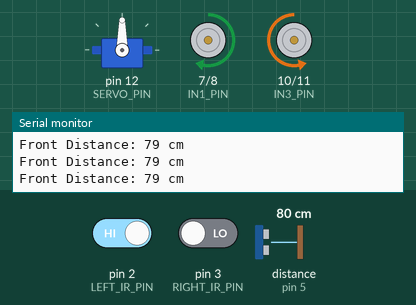
Bench run of a sketch on a simulated Arduino Uno, built with avr-gcc and run on an emulated ATmega328P. Shown: servo, motor-driver pin pairs drawn as motors (green arrow = first pin HIGH = forward, orange = second pin HIGH = backward, longer = more drive, scaled by the enable pin), the last lines printed to the serial monitor. Wiring (inferred from the names in the program): ultrasonic range finder: trigger pin 4; echo pin 5. The test bench sets the inputs (shaded band); at power-on: distance to the obstacle (sensor on pin 5) 80 cm, pin 2 (LEFT_IR_PIN) HIGH, pin 3 (RIGHT_IR_PIN) LOW. The echo pulse lasts 58.3 µs per cm.

Above: at 1.2 s.
1.3 s: distance to the obstacle (sensor on pin 5) set to 24 cm
4.3 s: distance to the obstacle (sensor on pin 5) set to 19 cm
At 5.17 s:
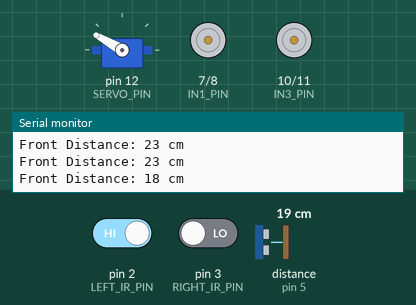
7.3 s: distance to the obstacle (sensor on pin 5) set to 250 cm
9.1 s: pin 2 (LEFT_IR_PIN) driven LOW
At 9.5 s:
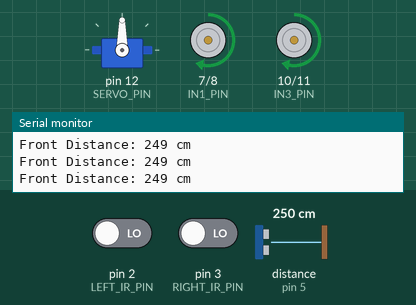
10.6 s: pin 3 (RIGHT_IR_PIN) driven HIGH
At 11.6 s:
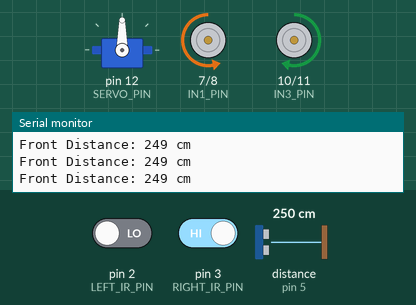
12.1 s: pin 3 (RIGHT_IR_PIN) driven LOW
At 12.4 s:
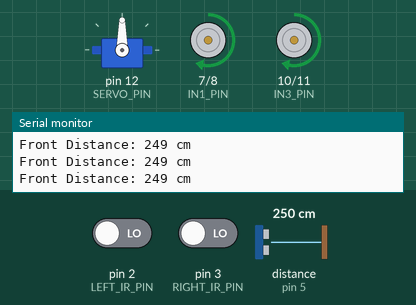
Timing chart, 0 to 14.6 s (numbered marks = the images above; inputs shaded):
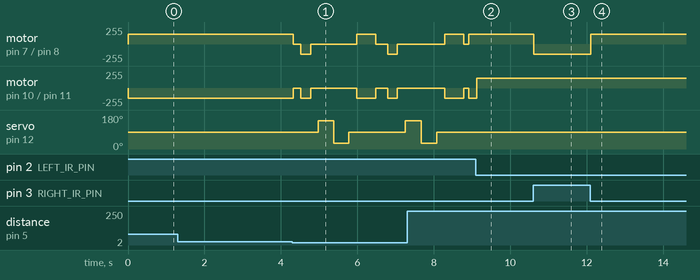

The sketch:

robot.ino
```cpp
#include <Servo.h>

// ================= PIN DEFINITIONS =================

// IR Sensors
const byte LEFT_IR_PIN  = 2;
const byte RIGHT_IR_PIN = 3;

// Ultrasonic Sensor
const byte TRIG_PIN = 4;
const byte ECHO_PIN = 5;

// L298N Motor Driver
const byte ENA_PIN = 6;
const byte IN1_PIN = 7;
const byte IN2_PIN = 8;

const byte ENB_PIN = 9;
const byte IN3_PIN = 10;
const byte IN4_PIN = 11;

// Servo Motor
const byte SERVO_PIN = 12;


// ================= OBJECTS =================

Servo ultrasonicServo;


// ================= SETTINGS =================

const int MOTOR_SPEED = 150;
const int OBSTACLE_DISTANCE = 20;

const int SERVO_CENTER = 90;
const int SERVO_LEFT   = 150;
const int SERVO_RIGHT  = 30;


// ================= SETUP =================

void setup() {

  // IR sensors
  pinMode(LEFT_IR_PIN, INPUT);
  pinMode(RIGHT_IR_PIN, INPUT);

  // Ultrasonic sensor
  pinMode(TRIG_PIN, OUTPUT);
  pinMode(ECHO_PIN, INPUT);

  // Motor driver
  pinMode(ENA_PIN, OUTPUT);
  pinMode(IN1_PIN, OUTPUT);
  pinMode(IN2_PIN, OUTPUT);

  pinMode(ENB_PIN, OUTPUT);
  pinMode(IN3_PIN, OUTPUT);
  pinMode(IN4_PIN, OUTPUT);

  // Servo
  ultrasonicServo.attach(SERVO_PIN);
  ultrasonicServo.write(SERVO_CENTER);

  // Serial communication
  Serial.begin(9600);

  stopRobot();
}


// ================= ULTRASONIC =================

long getDistance() {

  digitalWrite(TRIG_PIN, LOW);
  delayMicroseconds(2);

  digitalWrite(TRIG_PIN, HIGH);
  delayMicroseconds(10);

  digitalWrite(TRIG_PIN, LOW);

  long duration = pulseIn(ECHO_PIN, HIGH, 30000);

  if (duration == 0) {
    return 999;
  }

  return duration * 0.0343 / 2;
}


// ================= MOTOR CONTROL =================

void forward() {

  digitalWrite(IN1_PIN, HIGH);
  digitalWrite(IN2_PIN, LOW);

  digitalWrite(IN3_PIN, HIGH);
  digitalWrite(IN4_PIN, LOW);

  analogWrite(ENA_PIN, MOTOR_SPEED);
  analogWrite(ENB_PIN, MOTOR_SPEED);
}


void backward() {

  digitalWrite(IN1_PIN, LOW);
  digitalWrite(IN2_PIN, HIGH);

  digitalWrite(IN3_PIN, LOW);
  digitalWrite(IN4_PIN, HIGH);

  analogWrite(ENA_PIN, MOTOR_SPEED);
  analogWrite(ENB_PIN, MOTOR_SPEED);
}


void turnLeft() {

  digitalWrite(IN1_PIN, LOW);
  digitalWrite(IN2_PIN, HIGH);

  digitalWrite(IN3_PIN, HIGH);
  digitalWrite(IN4_PIN, LOW);

  analogWrite(ENA_PIN, MOTOR_SPEED);
  analogWrite(ENB_PIN, MOTOR_SPEED);
}


void turnRight() {

  digitalWrite(IN1_PIN, HIGH);
  digitalWrite(IN2_PIN, LOW);

  digitalWrite(IN3_PIN, LOW);
  digitalWrite(IN4_PIN, HIGH);

  analogWrite(ENA_PIN, MOTOR_SPEED);
  analogWrite(ENB_PIN, MOTOR_SPEED);
}


void stopRobot() {

  digitalWrite(IN1_PIN, LOW);
  digitalWrite(IN2_PIN, LOW);

  digitalWrite(IN3_PIN, LOW);
  digitalWrite(IN4_PIN, LOW);

  analogWrite(ENA_PIN, 0);
  analogWrite(ENB_PIN, 0);
}


// ================= SERVO SCANNING =================

long scanAtAngle(int angle) {

  ultrasonicServo.write(angle);
  delay(400);

  return getDistance();
}


// ================= OBSTACLE AVOIDANCE =================

void avoidObstacle() {

  stopRobot();
  delay(200);

  // Move slightly backward
  backward();
  delay(250);

  stopRobot();
  delay(200);

  // Scan left
  long leftDistance = scanAtAngle(SERVO_LEFT);

  // Scan right
  long rightDistance = scanAtAngle(SERVO_RIGHT);

  // Return sensor to center
  ultrasonicServo.write(SERVO_CENTER);
  delay(200);

  // Choose the side with more space
  if (leftDistance > rightDistance) {

    turnLeft();
    delay(500);

  } else {

    turnRight();
    delay(500);
  }

  stopRobot();
  delay(100);
}


// ================= LINE FOLLOWING =================

void lineFollowing() {

  int leftSensor = digitalRead(LEFT_IR_PIN);
  int rightSensor = digitalRead(RIGHT_IR_PIN);

  // LOW = black line
  // HIGH = white surface

  if (leftSensor == LOW && rightSensor == LOW) {

    // Both sensors on the line
    forward();
  }

  else if (leftSensor == LOW && rightSensor == HIGH) {

    // Line is on the left
    turnLeft();
  }

  else if (leftSensor == HIGH && rightSensor == LOW) {

    // Line is on the right
    turnRight();
  }

  else {

    // Line not detected
    stopRobot();
  }
}


// ================= MAIN LOOP =================

void loop() {

  // Keep ultrasonic sensor facing forward
  ultrasonicServo.write(SERVO_CENTER);

  long distance = getDistance();

  Serial.print("Front Distance: ");
  Serial.print(distance);
  Serial.println(" cm");

  // Obstacle detected
  if (distance <= OBSTACLE_DISTANCE) {

    avoidObstacle();
  }

  // No obstacle
  else {

    lineFollowing();
  }

  delay(20);
}
```

Measured:
- the behaviour switches between 22 and 21 cm on distance to the obstacle (sensor on pin 5) (found by bisection; images 0 and 1)
- after the input at 9.1 s, motor on pin 10 (IN3_PIN) / pin 11 (IN4_PIN): backward 150/255 → forward 150/255 at once
- after the input at 10.6 s, motor on pin 7 (IN1_PIN) / pin 8 (IN2_PIN): forward 150/255 → backward 150/255 at once
- after the input at 12.1 s, motor on pin 7 (IN1_PIN) / pin 8 (IN2_PIN): backward 150/255 → forward 150/255 at once
